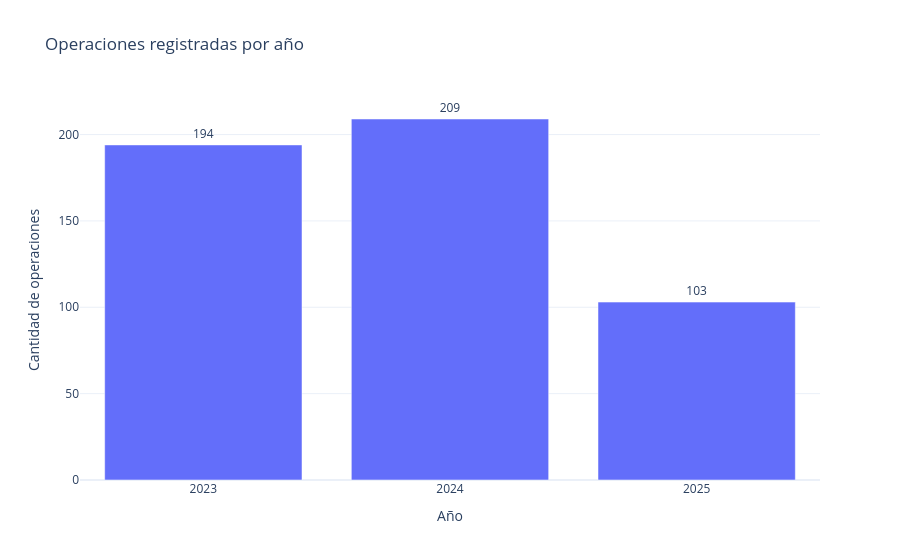

Write notebook code for a chart like this one.
### Markdown cell above
#### 3. ¿Qué período temporal abarca la información?

El dataset cubre operaciones desde el **2 de enero de 2023** hasta el **25 de junio de 2025** (≈ 2,5 años), con un total de **506 operaciones**. Distribución por año:

- **2023:** 194 operaciones
- **2024:** 209 operaciones
- **2025:** 103 operaciones (año incompleto: solo hasta junio)

> **Limitación:** 2025 está incompleto, por lo que las comparaciones anuales deben considerar que 2025 representa solo unos 6 meses.

### Code cell
# ── Período temporal ──────────────────────────────────────────────
df["Fecha"] = pd.to_datetime(df["Fecha"])

print("Desde:", df["Fecha"].min().date(), "| Hasta:", df["Fecha"].max().date())
print("Días cubiertos:", (df["Fecha"].max() - df["Fecha"].min()).days)

registros_por_anio = df["Fecha"].dt.year.value_counts().sort_index()
print("\nRegistros por año:")
print(registros_por_anio.to_string())

fig = px.bar(
    x=registros_por_anio.index.astype(str),
    y=registros_por_anio.values,
    labels={"x": "Año", "y": "Cantidad de operaciones"},
    title="Operaciones registradas por año",
    text=registros_por_anio.values,
)
fig.update_traces(textposition="outside")
fig.show()

### Figure 1 — Plotly figure (JSON) as saved in the notebook; plotly's stock layout.template omitted (floating-point values rounded to 4 significant figures)
{"data": [{"hovertemplate": "Año=%{x}<br>Cantidad de operaciones=%{y}<br>text=%{text}<extra></extra>", "legendgroup": "", "marker": {"color": "#636efa", "pattern": {"shape": ""}}, "name": "", "orientation": "v", "showlegend": false, "text": [194.0, 209.0, 103.0], "textposition": "outside", "type": "bar", "x": ["2023", "2024", "2025"], "xaxis": "x", "y": [194, 209, 103], "yaxis": "y"}], "layout": {"barmode": "relative", "legend": {"tracegroupgap": 0}, "title": {"text": "Operaciones registradas por año"}, "xaxis": {"anchor": "y", "domain": [0.0, 1.0], "title": {"text": "Año"}}, "yaxis": {"anchor": "x", "domain": [0.0, 1.0], "title": {"text": "Cantidad de operaciones"}}}}
